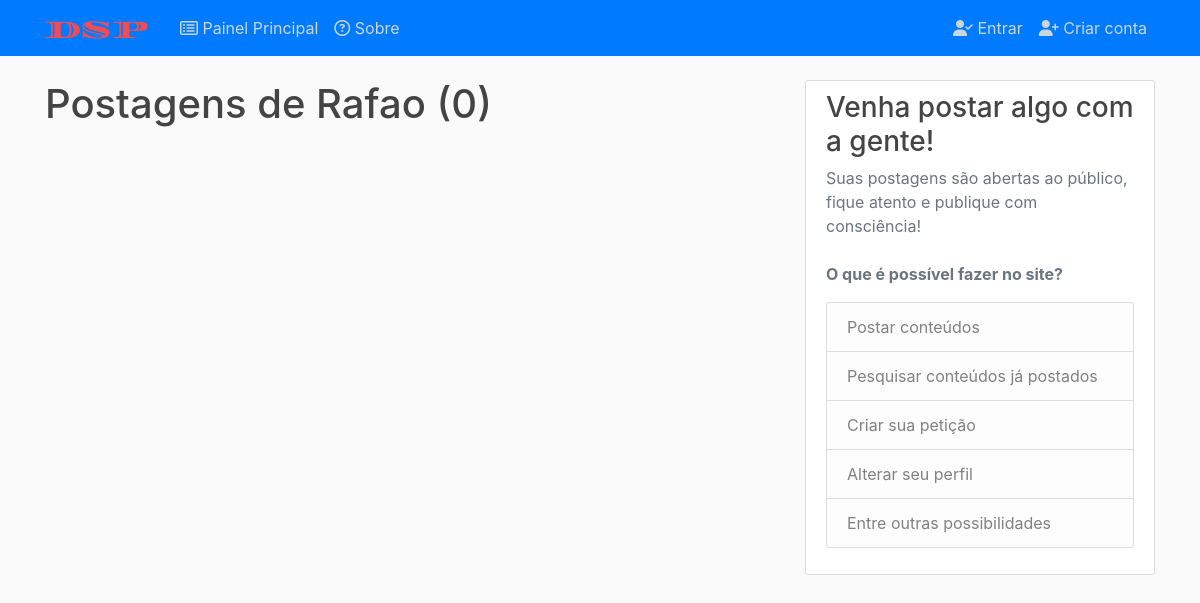
Page /user/Rafao on the earlier database version.
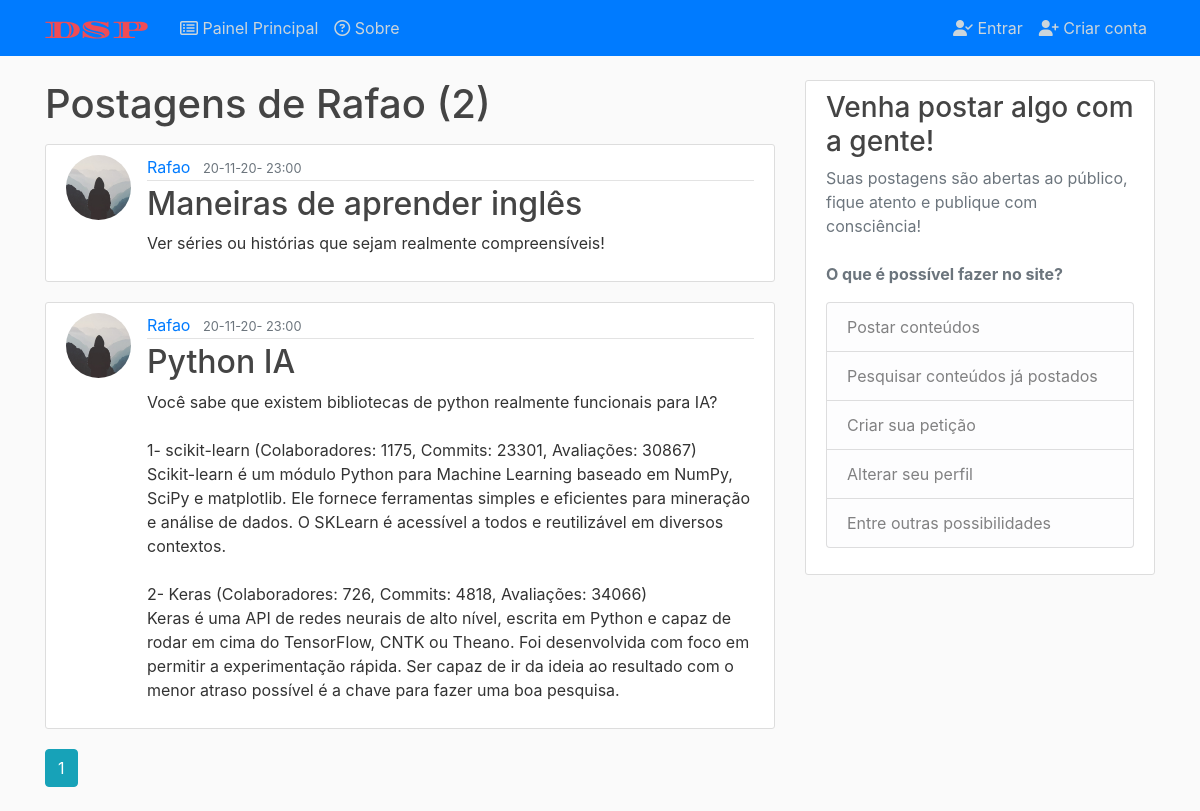
Same page on the later database version.
### application/models.py (models this page shows, shortened)
class Post(db.Model):
    id = db.Column(db.Integer, primary_key=True)
    title = db.Column(db.String(100), nullable=False)
    date_posted = db.Column(db.DateTime, nullable=False,
                            default=datetime.now)
    content = db.Column(db.Text, nullable=False)
    user_id = db.Column(db.Integer, db.ForeignKey('user.id'), nullable=False)

class User(db.Model, UserMixin):
    id = db.Column(db.Integer, primary_key=True)
    username = db.Column(db.String(20), unique=True, nullable=False)
    email = db.Column(db.String(120), unique=True, nullable=False)
    image_file = db.Column(db.String(20), nullable=False,
                           default='default.jpg')
    password = db.Column(db.String(60), nullable=False)
    posts = db.relationship('Post', backref='author', lazy=True)

### application/users/routes.py (the view)
@users.route("/user/<string:username>")
def user_posts(username):
    page = request.args.get('page', 1, type=int)
    user = User.query.filter_by(username=username).first_or_404()
    posts = Post.query.filter_by(author=user)\
        .order_by(Post.date_posted.desc())\
        .paginate(page=page, per_page=5)
    return render_template('user_posts.html', posts=posts, user=user)

### application/templates/user_posts.html
{%extends "layout.html"%}
{%block content%}
  <h1 class="mb-3">Postagens  de {{user.username}} ({{posts.total}})</h1>
  {% for post in posts.items %}
  <article class="media content-section">
    <img class="rounded-circle article-img" src="{{ url_for('static', filename='profile_pics/' + post.author.image_file) }}">
    <div class="media-body">
      <div class="article-metadata">
        <a class="mr-2" href="{{ url_for('users.user_posts', username=post.author.username) }}">{{ post.author.username }}</a>
        <small class="text-muted">{{ post.date_posted.strftime('%d-%m-%y- %H:%M') }}</small>
      </div>
      <h2><a class="article-title" href="{{ url_for('posts.post', post_id=post.id) }}">{{ post.title }}</a></h2>
      <p class="article-content">{{ post.content }}</p>
    </div>
  </article>
  {%endfor %}
  {% for page_num in posts.iter_pages(left_edge=1, right_edge=1, left_current=1, right_current=2) %}
    {% if page_num %}
      {% if posts.page == page_num %}
        <a class="btn btn-info mb-4" href="{{ url_for('users.user_posts', username=user.username, page=page_num) }}">{{ page_num }}</a>
        {% else %}
        <a class="btn btn-outline-info mb-4" href="{{ url_for('users.user_posts', username=user.username, page=page_num) }}">{{ page_num }}</a>
        {% endif %}
    {% else %}
      ...
    {% endif %}
  {% endfor %}
{%endblock content%}

Differences in the rows shown:
added Post: image_file (placeholder picture), author.username "Rafao", date_posted "20-11-20- 23:00", title "Maneiras de aprender inglês", content "Ver séries ou histórias que sejam realmente compreensíveis!"
added Post: image_file (placeholder picture), author.username "Rafao", date_posted "20-11-20- 23:00", title "Python IA", content "Você sabe que existem bibliotecas de python realmente funcionais para IA? 1- scikit-learn (Colaboradores: 1175, Commits: 23301, Avaliações: 30867) Scikit-learn é um módulo Python para Machine Learning baseado em NumPy, SciPy e matplotlib. Ele fornece ferramentas simples e eficientes para mineração e análise de dados. O SKLearn é acessível a todos e reutilizável em diversos contextos. 2- Keras (Colaboradores: 726, Commits: 4818, Avaliações: 34066) Keras é uma API de redes neurais de alto nível, escrita em Python e capaz de rodar em cima do TensorFlow, CNTK ou Theano. Foi desenvolvida com foco em permitir a experimentação rápida. Ser capaz de ir da ideia ao resultado com o menor atraso…"
Other differences:
{{ posts.total }}: "0" → "2"
new list line: "1"
